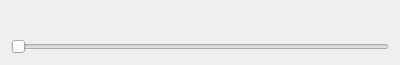
<?xml version="1.0" encoding="UTF-8"?>
<ui version="4.0">
 <class>Dialog</class>
 <widget class="QDialog" name="Dialog">
  <property name="geometry">
   <rect>
    <x>0</x>
    <y>0</y>
    <width>400</width>
    <height>65</height>
   </rect>
  </property>
  <property name="windowTitle">
   <string>Dialog</string>
  </property>
  <layout class="QVBoxLayout" name="verticalLayout">
   <item>
    <widget class="StatusLabel" name="statuslabel">
     <property name="font">
      <font>
       <family>Monospace</family>
       <pointsize>11</pointsize>
      </font>
     </property>
     <property name="alignment">
      <set>Qt::AlignCenter</set>
     </property>
     <property name="rules" stdset="0">
      <string>[{&quot;channels&quot;: [{&quot;url&quot;: &quot;status:rapidrate&quot;, &quot;trigger&quot;: true}], &quot;property&quot;: &quot;Text&quot;, &quot;expression&quot;: &quot;'Rapid Override: {:4.0%}'.format(ch[0])&quot;, &quot;name&quot;: &quot;New Rule&quot;}]</string>
     </property>
    </widget>
   </item>
   <item>
    <widget class="ActionSlider" name="actionslider">
     <property name="singleStep">
      <number>5</number>
     </property>
     <property name="orientation">
      <enum>Qt::Horizontal</enum>
     </property>
     <property name="actionName" stdset="0">
      <string>machine.rapid_override.set</string>
     </property>
    </widget>
   </item>
  </layout>
 </widget>
 <customwidgets>
  <customwidget>
   <class>ActionSlider</class>
   <extends>QSlider</extends>
   <header>qtpyvcp.widgets.input_widgets.action_slider</header>
  </customwidget>
  <customwidget>
   <class>StatusLabel</class>
   <extends>QLabel</extends>
   <header>qtpyvcp.widgets.display_widgets.status_label</header>
  </customwidget>
 </customwidgets>
 <resources/>
 <connections/>
</ui>
